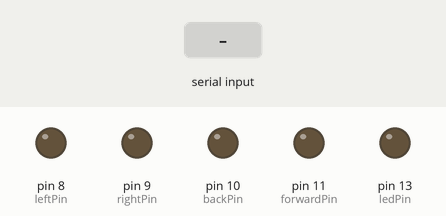
Bench run of a sketch on a simulated Arduino Uno, built with avr-gcc and run on an emulated ATmega328P. Parts: output pins drawn as LEDs (lit = HIGH). Inputs (shaded band) come from the test bench.

Above: at 1.2 s.
1.3 s: byte 30 received over Serial
At 1.8 s:
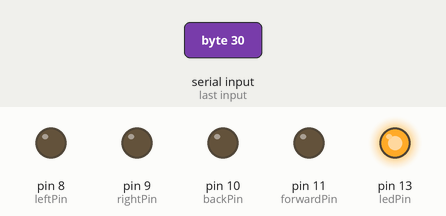
2.8 s: byte 90 received over Serial
At 4.0 s:
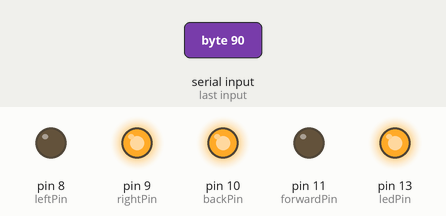
4.3 s: byte 120 received over Serial
At 5.3 s:
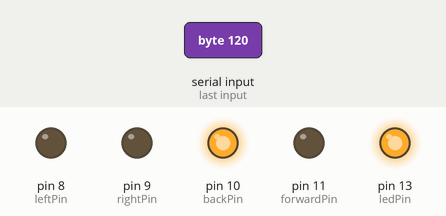
Timing chart, 0 to 7.3 s (numbered marks = the images above; inputs shaded):
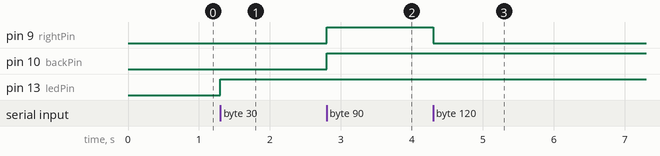

The sketch:

carcontrol.ino
```cpp
const int forwardPin = 11;
const int backPin = 10;
const int rightPin = 9;
const int leftPin = 8;
const int ledPin = 13;

unsigned long previousTimeMs = 0;
int fwdPulseMs = 100;
int fwdPulseLowMs = 1000;
int fwdPulseHighMs = 100;

int left = LOW;
int right = LOW;
int forward = LOW;
int back = LOW;
int error = LOW;
int forwardPulse = LOW;

void setup() {
  Serial.begin(9600);
  pinMode(forwardPin, OUTPUT);
  pinMode(backPin, OUTPUT);
  pinMode(leftPin, OUTPUT);
  pinMode(rightPin, OUTPUT);
  pinMode(ledPin, OUTPUT);
}

void loop() {

  unsigned long now = millis();

  if (now - previousTimeMs > fwdPulseMs) {
    if (forward == HIGH) {
      if (forwardPulse == HIGH) {
        forwardPulse = LOW;
        fwdPulseMs = fwdPulseLowMs;
      } else {
        forwardPulse = HIGH;
        fwdPulseMs = fwdPulseHighMs;
      }
      digitalWrite(forwardPin, forwardPulse);
    }
    previousTimeMs = now;
  }

  int incomingByte;

  if (Serial.available() > 0) {
    incomingByte = Serial.read();

    left = right = forward = back = LOW;
    if (incomingByte & 0x01) {
      left = HIGH;
    }
    if (incomingByte & 0x02) {
      right = HIGH;
    }
    if (incomingByte & 0x04) {
      forward = HIGH;
    }
    if (incomingByte & 0x08) {
      back = HIGH;
    }

    if ((left == HIGH && right == HIGH) ||
        (forward == HIGH && back == HIGH)) {
      left = LOW;
      right = LOW;
      forward = LOW;
      back = LOW;
      error = HIGH;
    }

    digitalWrite(leftPin, left);
    digitalWrite(rightPin, right);
    if (forward == LOW) {
      digitalWrite(forwardPin, forward);
    }
    digitalWrite(backPin, back);
    digitalWrite(ledPin, error);
  }
}
```

Measured:
- after the input at 1.3 s, pin 13 (ledPin): LOW → HIGH at once
- after the input at 2.8 s, pin 9 (rightPin), pin 10 (backPin): LOW → HIGH at once
- after the input at 4.3 s, pin 9 (rightPin): HIGH → LOW at once
